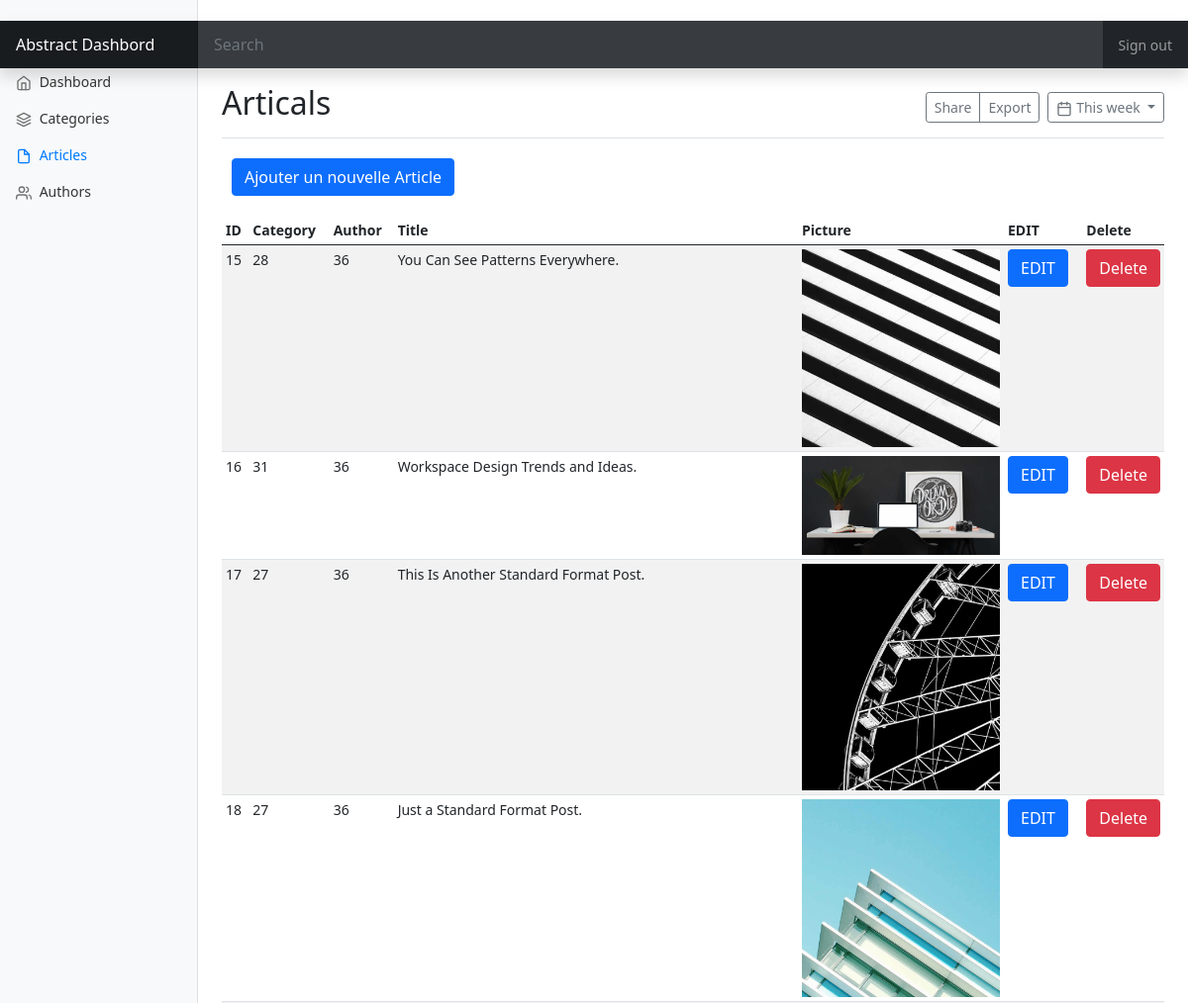
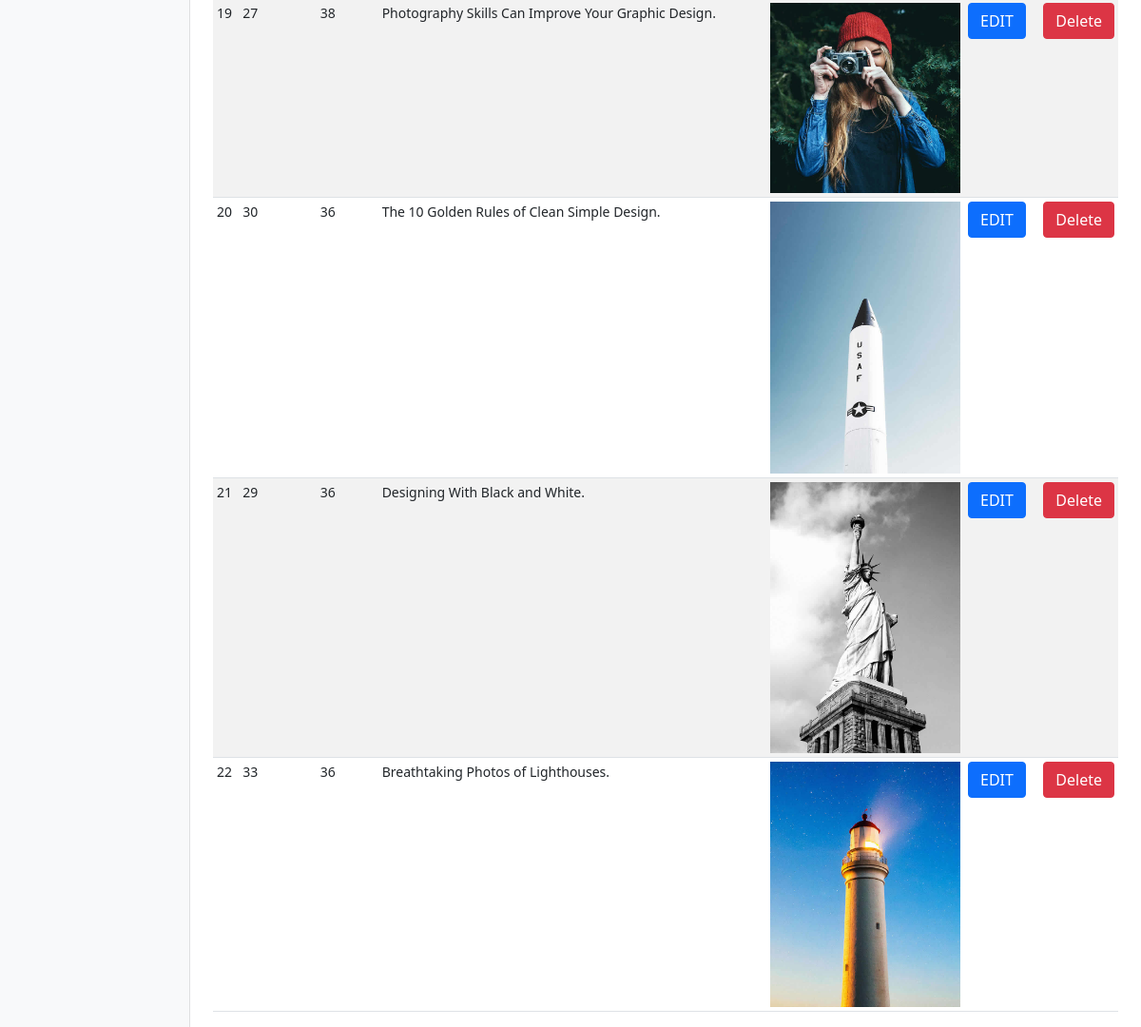
Page /Dashboard/Articles.php on the committed database (2 pictures, top to bottom).
### tables this page shows
CREATE TABLE `articles` (
  `id` int(11) NOT NULL,
  `title` varchar(255) NOT NULL,
  `img` varchar(255) NOT NULL,
  `descr` text NOT NULL,
  `categ_id` int(11) NOT NULL,
  `author_id` int(11) NOT NULL
);

### Dashboard/Articles.php (the view, shortened to what this page needs)
<!DOCTYPE html>
<?php include './api/sql.php';
$SelectAll = $conn->query("SELECT * FROM articles");
$articlesSELECTED = $SelectAll->fetchAll(PDO::FETCH_OBJ);
?>
<html lang="en">
<head>
  <link href="./css/bootstrap.min.css" rel="stylesheet">
  <link href="./css/dashboard.css" rel="stylesheet">
</head>
<body cz-shortcut-listen="true">
  <header class="navbar navbar-dark sticky-top bg-dark flex-md-nowrap p-0 shadow">
    <a class="navbar-brand col-md-3 col-lg-2 me-0 px-3" href="https://getbootstrap.com/docs/5.0/examples/dashboard/#">Abstract Dashbord</a>
    <input class="form-control form-control-dark w-100" type="text" placeholder="Search" aria-label="Search">
    <ul class="navbar-nav px-3">
      <li class="nav-item text-nowrap">
        <a class="nav-link" href="#">Sign out</a>
      </li>
    </ul>
  </header>
  <div class="container-fluid">
    <div class="row">
      <nav id="sidebarMenu" class="col-md-3 col-lg-2 d-md-block bg-light sidebar collapse">
        <div class="position-sticky pt-3">
          <ul class="nav flex-column">
            <li class="nav-item">
              <a class="nav-link" aria-current="page" href="./index.php">
                Dashboard
              </a>
            </li>
            <li class="nav-item">
              <a class="nav-link" href="./Categories.php">
                Categories
              </a>
            </li>
            <li class="nav-item">
              <a class="nav-link active" href="./Articles.php">
                Articles
              </a>
            </li>
            <li class="nav-item">
              <a class="nav-link" href="./Authors.php">
                Authors
              </a>
            </li>
          </ul>
        </div>
      </nav>
      <main class="col-md-9 ms-sm-auto col-lg-10 px-md-4">
        <div class="d-flex justify-content-between flex-wrap flex-md-nowrap align-items-center pt-3 pb-2 mb-3 border-bottom">
          <h1 class="h2">Articals</h1>
          <div class="btn-toolbar mb-2 mb-md-0">
            <div class="btn-group me-2">
              <button type="button" class="btn btn-sm btn-outline-secondary">Share</button>
              <button type="button" class="btn btn-sm btn-outline-secondary">Export</button>
            </div>
            <button type="button" class="btn btn-sm btn-outline-secondary dropdown-toggle">
              This week
            </button>
          </div>
        </div>
        <div style="margin:20px 10px;">
         <a href="./Ajouter_Article.php"> <button type="button" class="btn btn-primary">Ajouter un nouvelle Article</button></a>
        </div>
        <div class="table-responsive">
        <table class="table table-striped table-sm">
            <thead>
              <tr>
                <th>ID</th>
                <th>Category</th>
                <th>Author</th>
                <th>Title</th>
                <th>Picture</th>
                <th>EDIT</th>
                <th>Delete</th>
              </tr>
            </thead>
            <tbody>
            <?php foreach($articlesSELECTED as $articleSELECTED) { ?>
              <tr>
                <td><?= $articleSELECTED->id?></td>
                <td><?= $articleSELECTED->categ_id?></td>
                <td><?= $articleSELECTED->author_id?></td>
                <td><?= $articleSELECTED->title?></td>
                <th class="col-2"><img width="200px" src=<?= $articleSELECTED-> img?>></th>
                <th class="col-1"><a href="./Edite_Article.php?id=<?=$articleSELECTED->id?>" class="btn btn-primary">EDIT</a> </th>
                <th class="col-1"> <a href="./Delete_Article.php?id=<?=$articleSELECTED->id?>" class="btn btn-danger">Delete</a> </th>
              </tr>
            <?php } ?>
            </tbody>
          </table>
        </div>
      </main>
    </div>
  </div>
</body>
</html>

### Dashboard/css/dashboard.css (style rules this page uses)
body { font-size: .875rem; }
.feather { width: 16px; height: 16px; vertical-align: text-bottom; }
.sidebar { position: fixed; top: 0; bottom: 0; left: 0; z-index: 100; padding: 48px 0 0; box-shadow: inset -1px 0 0 rgba(0, 0, 0, .1); }
.sidebar .nav-link { font-weight: 500; color: #333; }
.sidebar .nav-link .feather { margin-right: 4px; color: #727272; }
.sidebar .nav-link.active { color: #007bff; }
.sidebar .nav-link:hover .feather, .sidebar .nav-link.active .feather { color: inherit; }
.navbar-brand { padding-top: .75rem; padding-bottom: .75rem; font-size: 1rem; background-color: rgba(0, 0, 0, .25); box-shadow: inset -1px 0 0 rgba(0, 0, 0, .25); }
.navbar .form-control { padding: .75rem 1rem; border-width: 0; border-radius: 0; }
.form-control-dark { color: #fff; background-color: rgba(255, 255, 255, .1); border-color: rgba(255, 255, 255, .1); }

### rows in the picture
articles: id "15", categ "28", author "36", title "You Can See Patterns Everywhere.", img (picture)
articles: id "16", categ "31", author "36", title "Workspace Design Trends and Ideas.", img (picture)
articles: id "17", categ "27", author "36", title "This Is Another Standard Format Post.", img (picture)
articles: id "18", categ "27", author "36", title "Just a Standard Format Post.", img (picture)
articles: id "19", categ "27", author "38", title "Photography Skills Can Improve Your Graphic Design.", img (picture)
articles: id "20", categ "30", author "36", title "The 10 Golden Rules of Clean Simple Design.", img (picture)
articles: id "21", categ "29", author "36", title "Designing With Black and White.", img (picture)
articles: id "22", categ "33", author "36", title "Breathtaking Photos of Lighthouses.", img (picture)
